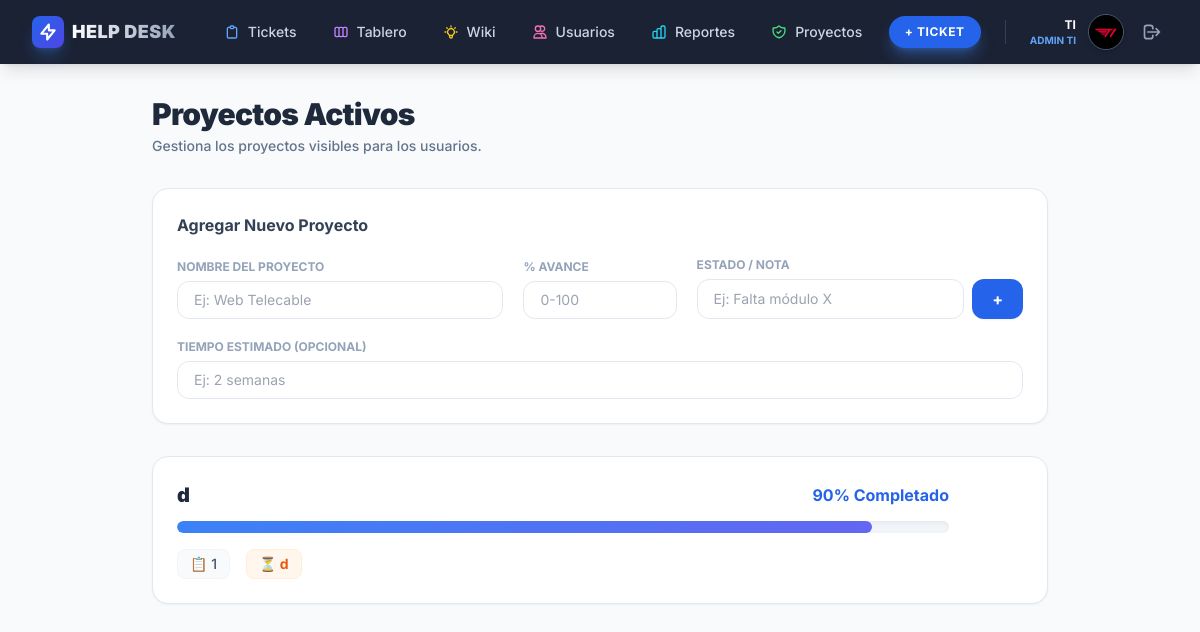
/proyectos/ (signed in), run on an earlier commit of the app's database.
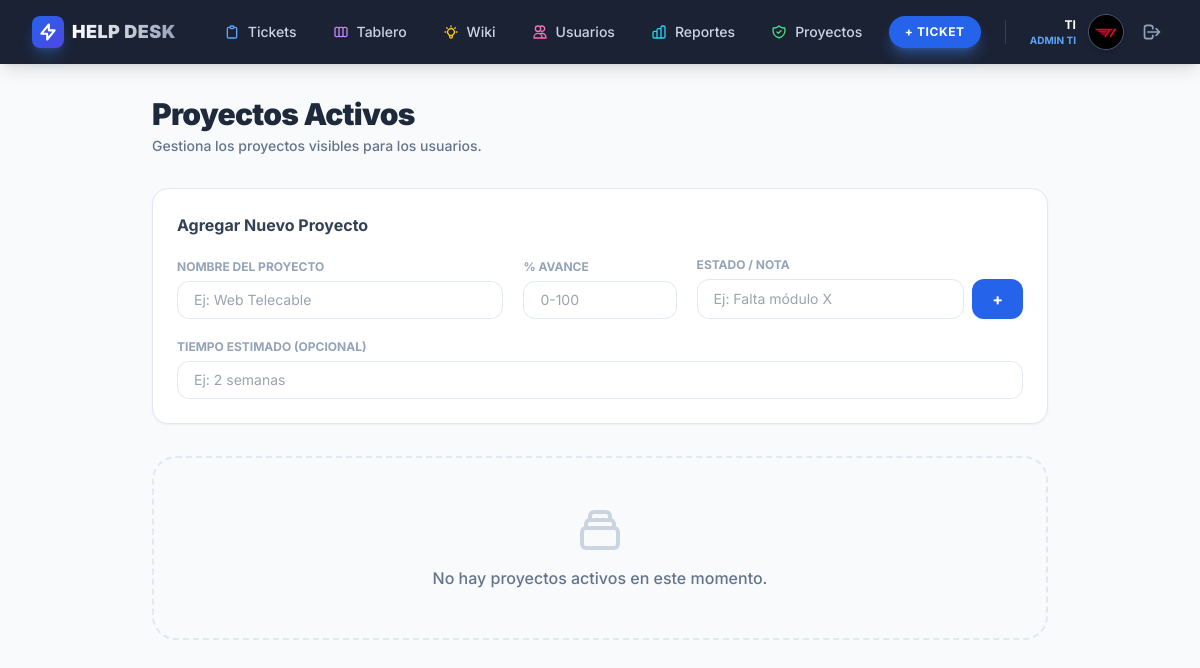
And on a later commit of the database.
### tickets/models.py (models this page shows, shortened)
class PerfilUsuario(models.Model):
    user = models.OneToOneField(User, on_delete=models.CASCADE, related_name='perfil')
    area = models.ForeignKey(Area, on_delete=models.SET_NULL, null=True, blank=True, verbose_name="Área de Trabajo")
    avatar = models.ImageField(upload_to='perfiles/', blank=True, null=True)

class Proyecto(models.Model):
    nombre = models.CharField(max_length=100, verbose_name="Nombre del Proyecto")
    progreso = models.IntegerField(default=0, verbose_name="% Progreso") # De 0 a 100
    estado_texto = models.CharField(max_length=200, verbose_name="Estado Actual (Ej: Falta módulo X)")
    tiempo_estimado = models.CharField(max_length=100, blank=True, verbose_name="Tiempo Restante (Ej: 2 semanas)")
    visible = models.BooleanField(default=True, verbose_name="Visible para usuarios")

### tickets/views.py (the view, shortened to what this page needs)
# urls.py: path('proyectos/', gestion_proyectos, name='gestion_proyectos'),
@staff_member_required
def gestion_proyectos(request):
    proyectos = Proyecto.objects.all()
    return render(request, 'tickets/gestion_proyectos.html', {'proyectos': proyectos})

### templates/tickets/gestion_proyectos.html (shortened to what this page needs)
{% extends 'base.html' %}
{% block content %}
<div class="max-w-4xl mx-auto space-y-6 sm:space-y-8 px-4 sm:px-0">
    <div class="mt-2 sm:mt-0">
        <h1 class="text-2xl sm:text-3xl font-black text-slate-800 tracking-tight">Proyectos Activos</h1>
        <p class="text-sm text-slate-500 font-medium mt-1">Gestiona los proyectos visibles para los usuarios.</p>
    </div>
    <div class="bg-white p-5 sm:p-6 rounded-2xl shadow-sm border border-slate-200">
        <h3 class="font-bold text-slate-700 mb-4 sm:mb-5">Agregar Nuevo Proyecto</h3>
        <form method="POST" class="grid grid-cols-1 md:grid-cols-5 gap-4 sm:gap-5 items-end">
            <div class="md:col-span-2">
                <label class="block text-[11px] sm:text-xs font-bold text-slate-400 uppercase mb-1.5">Nombre del Proyecto</label>
                <input type="text" name="nombre" placeholder="Ej: Web Telecable" required class="w-full border border-slate-200 rounded-xl px-4 py-2.5 sm:py-2 text-sm focus:ring-2 focus:ring-blue-500 outline-none transition">
            </div>
            <div>
                <label class="block text-[11px] sm:text-xs font-bold text-slate-400 uppercase mb-1.5">% Avance</label>
                <input type="number" name="progreso" placeholder="0-100" min="0" max="100" required class="w-full border border-slate-200 rounded-xl px-4 py-2.5 sm:py-2 text-sm focus:ring-2 focus:ring-blue-500 outline-none transition">
            </div>
            <div class="md:col-span-2">
                <label class="block text-[11px] sm:text-xs font-bold text-slate-400 uppercase mb-1.5">Estado / Nota</label>
                <div class="flex flex-col md:flex-row gap-3 md:gap-2">
                    <input type="text" name="estado" placeholder="Ej: Falta módulo X" required class="w-full border border-slate-200 rounded-xl px-4 py-2.5 sm:py-2 text-sm focus:ring-2 focus:ring-blue-500 outline-none transition">
                    <button type="submit" class="hidden md:block bg-blue-600 text-white px-5 py-2 rounded-xl font-bold hover:bg-blue-500 transition shadow-sm hover:shadow-md transform active:scale-95 shrink-0">+</button>
                </div>
            </div>
            <div class="md:col-span-5">
                 <label class="block text-[11px] sm:text-xs font-bold text-slate-400 uppercase mb-1.5">Tiempo Estimado (Opcional)</label>
                 <input type="text" name="tiempo" placeholder="Ej: 2 semanas" class="w-full border border-slate-200 rounded-xl px-4 py-2.5 sm:py-2 text-sm focus:ring-2 focus:ring-blue-500 outline-none transition">
            </div>
        </form>
    </div>
    <div class="grid grid-cols-1 gap-4">
        {% for p in proyectos %}
        <div class="bg-white p-5 sm:p-6 rounded-2xl shadow-sm border border-slate-200 flex flex-col md:flex-row items-start md:items-center justify-between gap-5 md:gap-6 hover:border-blue-200 transition group">
            <div class="flex-1 w-full">
                <div class="flex flex-col sm:flex-row sm:items-center justify-between mb-3 gap-1">
                    <h3 class="font-black text-slate-800 text-lg sm:text-xl">{{ p.nombre }}</h3>
                    <span class="font-bold text-blue-600 text-sm sm:text-base">{{ p.progreso }}% Completado</span>
                </div>
                <div class="w-full bg-slate-100 rounded-full h-2.5 sm:h-3 overflow-hidden shadow-inner">
                    <div class="bg-gradient-to-r from-blue-500 to-indigo-500 h-full rounded-full transition-all duration-1000 ease-out" style="width: {{ p.progreso }}%"></div>
                </div>
                <div class="mt-4 flex flex-col sm:flex-row sm:items-center gap-2 sm:gap-4 text-xs sm:text-sm">
                    <span class="text-slate-600 bg-slate-50 px-3 py-1 rounded-lg border border-slate-100 font-medium">📋 {{ p.estado_texto }}</span>
                    {% if p.tiempo_estimado %}
                        <span class="text-orange-600 bg-orange-50 border border-orange-100 px-3 py-1 rounded-lg font-bold">⏳ {{ p.tiempo_estimado }}</span>
                    {% endif %}
                </div>
            </div>
            <form method="POST" class="w-full md:w-auto">
            </form>
        </div>
        {% empty %}
        <div class="bg-slate-50 border-2 border-dashed border-slate-200 rounded-3xl py-12 text-center">
            <p class="font-medium text-slate-500">No hay proyectos activos en este momento.</p>
        </div>
        {% endfor %}
    </div>
</div>
{% endblock %}

### templates/base.html (shortened to what this page needs)
<!DOCTYPE html>
<html lang="es">
<head>
    <script src="https://cdn.tailwindcss.com"></script>
</head>
<body class="bg-slate-50 text-slate-900 h-screen flex flex-col overflow-hidden">
    {% if user.is_authenticated %}
        <nav class="glass-nav text-white shadow-lg z-50 w-full shrink-0 relative">
            <div class="max-w-[1600px] mx-auto px-4 sm:px-6 lg:px-8">
                <div class="flex items-center justify-between h-16">
                    <div class="flex items-center gap-8">
                        <div class="flex-shrink-0 flex items-center gap-2">
                            <div class="bg-gradient-to-br from-blue-600 to-indigo-600 p-1.5 rounded-lg shadow-lg shadow-blue-500/30">
                                <svg class="w-5 h-5 text-white" fill="none" stroke="currentColor" viewBox="0 0 24 24"><path stroke-linecap="round" stroke-linejoin="round" stroke-width="2.5" d="M13 10V3L4 14h7v7l9-11h-7z"></path></svg>
                            </div>
                            <span class="font-black text-lg tracking-wide uppercase bg-clip-text text-transparent bg-gradient-to-r from-white to-slate-400">Help Desk</span>
                        </div>
                        <div class="hidden md:flex items-baseline space-x-1">
                            <a href="{% url 'lista_tickets' %}" class="hover:bg-slate-800 text-slate-300 hover:text-white px-4 py-2 rounded-md text-sm font-medium transition flex items-center gap-2 group">
                                Tickets
                            </a>
                            {% if user.is_staff %}
                            <a href="{% url 'tablero_kanban' %}" class="hover:bg-slate-800 text-slate-300 hover:text-white px-4 py-2 rounded-md text-sm font-medium transition flex items-center gap-2 group">
                                Tablero
                            </a>
                            {% endif %}
                            <a href="{% url 'base_conocimientos' %}" class="hover:bg-slate-800 text-slate-300 hover:text-white px-4 py-2 rounded-md text-sm font-medium transition flex items-center gap-2 group">
                                Wiki
                            </a>
                            {% if user.is_staff %}
                                <a href="{% url 'gestion_usuarios' %}" class="hover:bg-slate-800 text-slate-300 hover:text-white px-4 py-2 rounded-md text-sm font-medium transition flex items-center gap-2 group">
                                    Usuarios
                                </a>
                                <a href="{% url 'reportes' %}" class="hover:bg-slate-800 text-slate-300 hover:text-white px-4 py-2 rounded-md text-sm font-medium transition flex items-center gap-2 group">
                                    Reportes
                                </a>
                                <a href="{% url 'gestion_proyectos' %}" class="hover:bg-slate-800 text-slate-300 hover:text-white px-4 py-2 rounded-md text-sm font-medium transition flex items-center gap-2 group">
                                    Proyectos
                                </a>
                            {% endif %}
                        </div>
                    </div>
                    <div class="flex items-center gap-4">
                        <a href="{% url 'crear_ticket' %}" class="hidden sm:flex bg-blue-600 hover:bg-blue-500 text-white px-4 py-2 rounded-full text-xs font-bold uppercase tracking-wider shadow-lg shadow-blue-500/40 transition transform hover:scale-105 active:scale-95">
                            + Ticket
                        </a>
                        <div class="flex items-center gap-3">
                            <div class="text-right hidden sm:block">
                                <p class="text-xs font-bold text-white">{{ user.username }}</p>
                                <p class="text-[10px] text-blue-400 font-bold uppercase">
                                    {% if user.is_staff %}ADMIN TI{% else %}USUARIO{% endif %}
                                </p>
                            </div>
                            <div class="h-9 w-9 rounded-full bg-slate-700 flex items-center justify-center text-xs font-bold text-white border border-slate-600 shadow-md overflow-hidden ring-2 ring-transparent hover:ring-blue-500 transition cursor-pointer">
                                {% if user.perfil.avatar %}
                                    <img src="{{ user.perfil.avatar.url }}" class="h-full w-full object-cover">
                                {% else %}
                                    {{ user.username|slice:":2"|upper }}
                                {% endif %}
                            </div>
                            <form action="{% url 'logout' %}" method="post" class="hidden sm:block">
                                <button type="submit" class="text-slate-400 hover:text-red-400 transition p-1.5 hover:bg-slate-800 rounded-full" title="Cerrar Sesión">
                                    <svg class="w-5 h-5" fill="none" stroke="currentColor" viewBox="0 0 24 24"><path stroke-linecap="round" stroke-linejoin="round" stroke-width="2" d="M17 16l4-4m0 0l-4-4m4 4H7m6 4v1a3 3 0 01-3 3H6a3 3 0 01-3-3V7a3 3 0 013-3h4a3 3 0 013 3v1"></path></svg>
                                </button>
                            </form>
                        </div>
                    </div>
                </div>
            </div>
        </nav>
    {% endif %}
    <main class="flex-1 overflow-auto {% if not user.is_authenticated %}flex items-center justify-center bg-[#0f172a]{% else %}bg-slate-50{% endif %}">
        <div class="{% if user.is_authenticated %}max-w-[1600px] mx-auto p-4 sm:p-6 lg:p-8 w-full{% else %}w-full{% endif %}">
            {% block content %}
            {% endblock %}
        </div>
    </main>
</body>
</html>

### templates/base.html (style rules this page uses)
body { font-family: 'Inter', sans-serif; }
.glass-nav { background: rgba(15, 23, 42, 0.95); backdrop-filter: blur(10px); }

What changed in the data, as far as the page shows it:
removed Proyecto: nombre "d", progreso "90", estado_texto "1", tiempo_estimado "d"
Also different on the page:
text now shown: "No hay proyectos activos en este momento."
